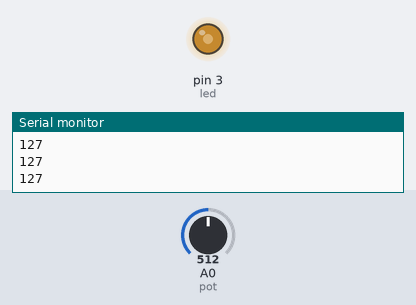
Simulated run of this sketch. Board: Arduino Uno, built with avr-gcc and run on an emulated ATmega328P. Parts: output pins drawn as LEDs (lit = HIGH), the last lines printed to the serial monitor. The test bench sets the inputs (shaded band); at power-on: A0 (pot) = 512.

Above: at 1.2 s.
1.3 s: A0 (pot) set to 716
At 1.9 s:
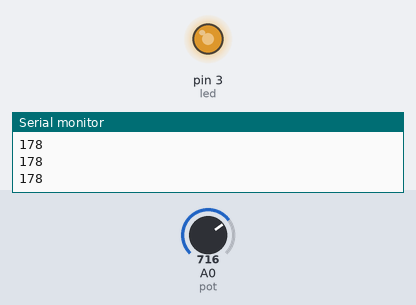
2.8 s: A0 (pot) set to 900
At 3.2 s:
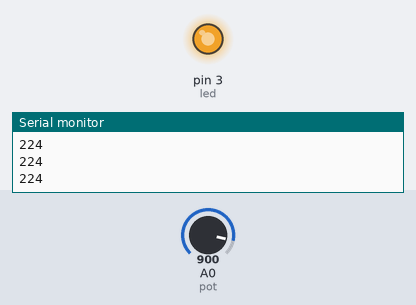
4.3 s: A0 (pot) set to 122
At 5.4 s:
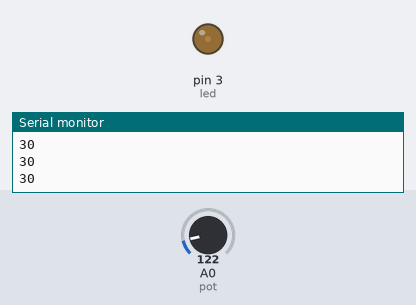
5.8 s: A0 (pot) set to 0
At 6.6 s:
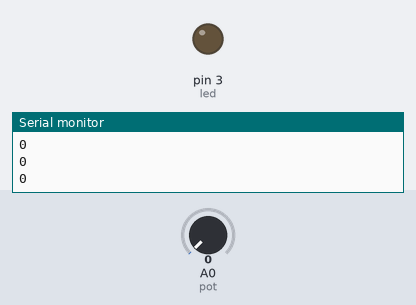
7.3 s: A0 (pot) set to 511
At 7.7 s:
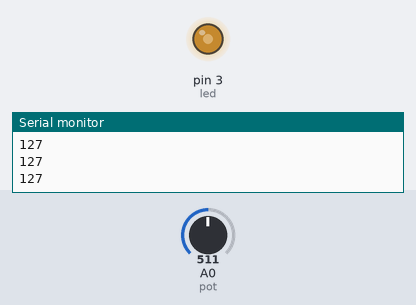
Timing chart, 0 to 9.8 s (numbered marks = the images above; inputs shaded):
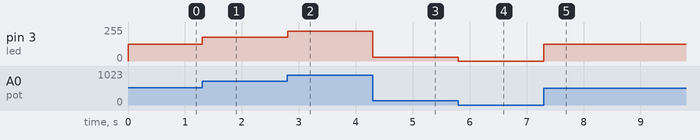

The sketch:

sketch_jun15b.ino
```cpp
int pot=A0;
int ret;
int led=3;
void setup() {
  // put your setup code here, to run once:
pinMode(pot,INPUT);
pinMode(led,OUTPUT);
Serial.begin(9600);
}

void loop() {
  // put your main code here, to run repeatedly:
ret=analogRead(pot);

int value = map(ret,0,1023,0,255);   //ret,ADC(min,max),uP(min,max)

     analogWrite(led,value);
     Serial.println(value);


}
```

Measured:
- after the input at 1.3 s, pin 3 (led): 127/255 → 178/255 at once
- after the input at 2.8 s, pin 3 (led): 178/255 → 224/255 at once
- after the input at 4.3 s, pin 3 (led): 224/255 → 30/255 at once
- after the input at 5.8 s, pin 3 (led): 30/255 → 0/255 at once
- after the input at 7.3 s, pin 3 (led): 0/255 → 127/255 at once
